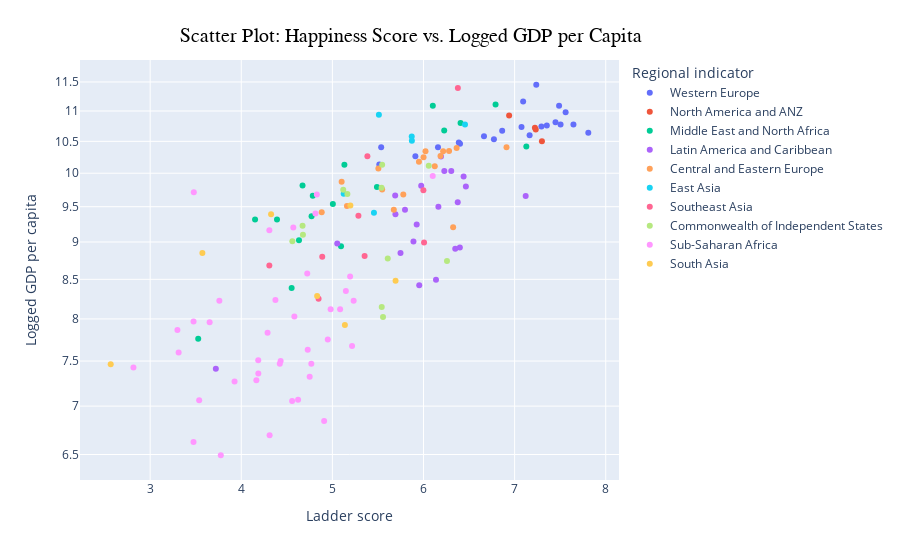

Source (notebook cell):
### Markdown cell above
We can see that Social Support have a very good coralation to the ledder score.

### Code cell
fig = px.scatter(df_cleaned, x='Ladder score', y='Logged GDP per capita', color='Regional indicator',
                 hover_name='Regional indicator', hover_data=['Ladder score', 'Healthy life expectancy'])
fig.update_layout(title='Scatter Plot: Happiness Score vs. Logged GDP per Capita',
                  title_font=dict(size=20, family="Arial", color="black"),
                  title_x=0.2,  # Center the title
                  title_y=0.95,  # Adjust the vertical position of the title
                  )
fig.update_yaxes(type='log')
fig.show()

### Figure 1 — Plotly figure (JSON) as saved in the notebook; plotly's stock layout.template omitted (floating-point values rounded to 4 significant figures)
{"data": [{"customdata": [[71.9], [72.4], [74.1], [73], [73.2], [72.3], [72.6], [73.0], [72.6], [72.3], [72.3], [72.2], [72.0], [72.2], [73.8], [74.4], [73.6], [73.7], [72.4], [73.7], [72.41]], "hovertemplate": "<b>%{hovertext}</b><br><br>Regional indicator=Western Europe<br>Ladder score=%{x}<br>Logged GDP per capita=%{y}<br>Healthy life expectancy=%{customdata[0]}<extra></extra>", "hovertext": ["Western Europe", "Western Europe", "Western Europe", "Western Europe", "Western Europe", "Western Europe", "Western Europe", "Western Europe", "Western Europe", "Western Europe", "Western Europe", "Western Europe", "Western Europe", "Western Europe", "Western Europe", "Western Europe", "Western Europe", "Western Europe", "Western Europe", "Western Europe", "Western Europe"], "legendgroup": "Western Europe", "marker": {"color": "#636efa", "symbol": "circle"}, "mode": "markers", "name": "Western Europe", "orientation": "v", "showlegend": true, "type": "scatter", "x": [7.809, 7.646, 7.56, 7.504, 7.488, 7.449, 7.353, 7.294, 7.238, 7.165, 7.094, 7.076, 6.864, 6.773, 6.664, 6.401, 6.387, 6.159, 5.911, 5.536, 5.515], "xaxis": "x", "y": [10.64, 10.77, 10.98, 10.77, 11.09, 10.81, 10.76, 10.74, 11.45, 10.6, 11.16, 10.73, 10.67, 10.53, 10.58, 10.46, 10.48, 10.41, 10.26, 10.41, 10.13], "yaxis": "y"}, {"customdata": [[73.2], [73.6], [73.6], [68.3]], "hovertemplate": "<b>%{hovertext}</b><br><br>Regional indicator=North America and ANZ<br>Ladder score=%{x}<br>Logged GDP per capita=%{y}<br>Healthy life expectancy=%{customdata[0]}<extra></extra>", "hovertext": ["North America and ANZ", "North America and ANZ", "North America and ANZ", "North America and ANZ"], "legendgroup": "North America and ANZ", "marker": {"color": "#EF553B", "symbol": "circle"}, "mode": "markers", "name": "North America and ANZ", "orientation": "v", "showlegend": true, "type": "scatter", "x": [7.3, 7.232, 7.223, 6.94], "xaxis": "x", "y": [10.5, 10.69, 10.72, 10.93], "yaxis": "y"}, {"customdata": [[73.2], [67.08], [66.31], [68.5], [66.77], [62.3], [66.9], [65.9], [65.91], [59.9], [67.11], [66.01], [66.8], [62.25], [66.9], [61.78], [56.73]], "hovertemplate": "<b>%{hovertext}</b><br><br>Regional indicator=Middle East and North Africa<br>Ladder score=%{x}<br>Logged GDP per capita=%{y}<br>Healthy life expectancy=%{customdata[0]}<extra></extra>", "hovertext": ["Middle East and North Africa", "Middle East and North Africa", "Middle East and North Africa", "Middle East and North Africa", "Middle East and North Africa", "Middle East and North Africa", "Middle East and North Africa", "Middle East and North Africa", "Middle East and North Africa", "Middle East and North Africa", "Middle East and North Africa", "Middle East and North Africa", "Middle East and North Africa", "Middle East and North Africa", "Middle East and North Africa", "Middle East and North Africa", "Middle East and North Africa"], "legendgroup": "Middle East and North Africa", "marker": {"color": "#00cc96", "symbol": "circle"}, "mode": "markers", "name": "Middle East and North Africa", "orientation": "v", "showlegend": true, "type": "scatter", "x": [7.129, 6.791, 6.406, 6.227, 6.102, 5.489, 5.132, 5.095, 5.005, 4.785, 4.772, 4.672, 4.633, 4.553, 4.392, 4.151, 3.527], "xaxis": "x", "y": [10.42, 11.11, 10.8, 10.68, 11.09, 9.79, 10.13, 8.94, 9.538, 9.661, 9.362, 9.814, 9.026, 8.389, 9.315, 9.317, 7.76], "yaxis": "y"}, {"customdata": [[71.3], [68.3], [69.0], [64.81], [66.48], [66.11], [69.6], [69.9], [63.5], [67.7], [67.51], [68.8], [67.2], [68.5], [67.1], [68.1], [63.6], [65.64], [65.81], [66.51], [55.6]], "hovertemplate": "<b>%{hovertext}</b><br><br>Regional indicator=Latin America and Caribbean<br>Ladder score=%{x}<br>Logged GDP per capita=%{y}<br>Healthy life expectancy=%{customdata[0]}<extra></extra>", "hovertext": ["Latin America and Caribbean", "Latin America and Caribbean", "Latin America and Caribbean", "Latin America and Caribbean", "Latin America and Caribbean", "Latin America and Caribbean", "Latin America and Caribbean", "Latin America and Caribbean", "Latin America and Caribbean", "Latin America and Caribbean", "Latin America and Caribbean", "Latin America and Caribbean", "Latin America and Caribbean", "Latin America and Caribbean", "Latin America and Caribbean", "Latin America and Caribbean", "Latin America and Caribbean", "Latin America and Caribbean", "Latin America and Caribbean", "Latin America and Caribbean", "Latin America and Caribbean"], "legendgroup": "Latin America and Caribbean", "marker": {"color": "#ab63fa", "symbol": "circle"}, "mode": "markers", "name": "Latin America and Caribbean", "orientation": "v", "showlegend": true, "type": "scatter", "x": [7.121, 6.465, 6.44, 6.399, 6.376, 6.348, 6.305, 6.228, 6.192, 6.163, 6.137, 5.975, 5.953, 5.925, 5.89, 5.797, 5.747, 5.692, 5.689, 5.053, 3.721], "xaxis": "x", "y": [9.658, 9.798, 9.948, 8.925, 9.566, 8.909, 10.03, 10.03, 10.26, 9.5, 8.493, 9.811, 8.425, 9.246, 9.006, 9.456, 8.851, 9.39, 9.665, 8.978, 7.411], "yaxis": "y"}, {"customdata": [[70.05], [71.1], [63.89], [68.91], [67.29], [69.31], [67.21], [68.6], [67.61], [66.81], [68.21], [67.81], [68.51], [70.21], [67.5], [66.8], [68.71]], "hovertemplate": "<b>%{hovertext}</b><br><br>Regional indicator=Central and Eastern Europe<br>Ladder score=%{x}<br>Logged GDP per capita=%{y}<br>Healthy life expectancy=%{customdata[0]}<extra></extra>", "hovertext": ["Central and Eastern Europe", "Central and Eastern Europe", "Central and Eastern Europe", "Central and Eastern Europe", "Central and Eastern Europe", "Central and Eastern Europe", "Central and Eastern Europe", "Central and Eastern Europe", "Central and Eastern Europe", "Central and Eastern Europe", "Central and Eastern Europe", "Central and Eastern Europe", "Central and Eastern Europe", "Central and Eastern Europe", "Central and Eastern Europe", "Central and Eastern Europe", "Central and Eastern Europe"], "legendgroup": "Central and Eastern Europe", "marker": {"color": "#FFA15A", "symbol": "circle"}, "mode": "markers", "name": "Central and Eastern Europe", "orientation": "v", "showlegend": true, "type": "scatter", "x": [6.911, 6.363, 6.325, 6.281, 6.215, 6.186, 6.124, 6.022, 6.0, 5.95, 5.778, 5.674, 5.546, 5.505, 5.16, 5.102, 4.883], "xaxis": "x", "y": [10.4, 10.39, 9.204, 10.35, 10.34, 10.27, 10.11, 10.34, 10.25, 10.18, 9.681, 9.456, 9.752, 10.07, 9.511, 9.869, 9.418], "yaxis": "y"}, {"customdata": [[69.6], [73.6], [75.0], [76.77], [62.3], [69.29]], "hovertemplate": "<b>%{hovertext}</b><br><br>Regional indicator=East Asia<br>Ladder score=%{x}<br>Logged GDP per capita=%{y}<br>Healthy life expectancy=%{customdata[0]}<extra></extra>", "hovertext": ["East Asia", "East Asia", "East Asia", "East Asia", "East Asia", "East Asia"], "legendgroup": "East Asia", "marker": {"color": "#19d3f3", "symbol": "circle"}, "mode": "markers", "name": "East Asia", "orientation": "v", "showlegend": true, "type": "scatter", "x": [6.455, 5.872, 5.871, 5.51, 5.456, 5.124], "xaxis": "x", "y": [10.78, 10.51, 10.58, 10.93, 9.412, 9.689], "yaxis": "y"}, {"customdata": [[76.8], [61.93], [67.25], [67.1], [67.95], [62.16], [58.71], [61.53], [58.96]], "hovertemplate": "<b>%{hovertext}</b><br><br>Regional indicator=Southeast Asia<br>Ladder score=%{x}<br>Logged GDP per capita=%{y}<br>Healthy life expectancy=%{customdata[0]}<extra></extra>", "hovertext": ["Southeast Asia", "Southeast Asia", "Southeast Asia", "Southeast Asia", "Southeast Asia", "Southeast Asia", "Southeast Asia", "Southeast Asia", "Southeast Asia"], "legendgroup": "Southeast Asia", "marker": {"color": "#FF6692", "symbol": "circle"}, "mode": "markers", "name": "Southeast Asia", "orientation": "v", "showlegend": true, "type": "scatter", "x": [6.377, 6.006, 5.999, 5.384, 5.353, 5.286, 4.889, 4.848, 4.308], "xaxis": "x", "y": [11.4, 8.994, 9.742, 10.26, 8.81, 9.37, 8.799, 8.25, 8.68], "yaxis": "y"}, {"customdata": [[65.11], [64.61], [65.01], [64.1], [64.1], [64.11], [66.1], [65.51], [62.21], [66.75], [64.5], [64.61]], "hovertemplate": "<b>%{hovertext}</b><br><br>Regional indicator=Commonwealth of Independent States<br>Ladder score=%{x}<br>Logged GDP per capita=%{y}<br>Healthy life expectancy=%{customdata[0]}<extra></extra>", "hovertext": ["Commonwealth of Independent States", "Commonwealth of Independent States", "Commonwealth of Independent States", "Commonwealth of Independent States", "Commonwealth of Independent States", "Commonwealth of Independent States", "Commonwealth of Independent States", "Commonwealth of Independent States", "Commonwealth of Independent States", "Commonwealth of Independent States", "Commonwealth of Independent States", "Commonwealth of Independent States"], "legendgroup": "Commonwealth of Independent States", "marker": {"color": "#B6E880", "symbol": "circle"}, "mode": "markers", "name": "Commonwealth of Independent States", "orientation": "v", "showlegend": true, "type": "scatter", "x": [6.258, 6.058, 5.608, 5.556, 5.546, 5.542, 5.54, 5.165, 5.119, 4.677, 4.673, 4.561], "xaxis": "x", "y": [8.74, 10.11, 8.777, 8.025, 10.13, 8.148, 9.78, 9.688, 9.748, 9.1, 9.226, 9.011], "yaxis": "y"}, {"customdata": [[66.4], [49.5], [54.31], [57.92], [57.2], [52.7], [59.6], [54.47], [53.5], [59.72], [56.51], [53.89], [55.01], [51.73], [49.86], [54.21], [60.1], [56.5], [56.1], [55.71], [48.22], [57.01], [52.9], [51.19], [57.35], [54.72], [58.64], [59.11], [50.87], [53.4], [55.3], [48.0], [57.59], [58.92], [57.5], [45.2], [61.1], [55.62], [51]], "hovertemplate": "<b>%{hovertext}</b><br><br>Regional indicator=Sub-Saharan Africa<br>Ladder score=%{x}<br>Logged GDP per capita=%{y}<br>Healthy life expectancy=%{customdata[0]}<extra></extra>", "hovertext": ["Sub-Saharan Africa", "Sub-Saharan Africa", "Sub-Saharan Africa", "Sub-Saharan Africa", "Sub-Saharan Africa", "Sub-Saharan Africa", "Sub-Saharan Africa", "Sub-Saharan Africa", "Sub-Saharan Africa", "Sub-Saharan Africa", "Sub-Saharan Africa", "Sub-Saharan Africa", "Sub-Saharan Africa", "Sub-Saharan Africa", "Sub-Saharan Africa", "Sub-Saharan Africa", "Sub-Saharan Africa", "Sub-Saharan Africa", "Sub-Saharan Africa", "Sub-Saharan Africa", "Sub-Saharan Africa", "Sub-Saharan Africa", "Sub-Saharan Africa", "Sub-Saharan Africa", "Sub-Saharan Africa", "Sub-Saharan Africa", "Sub-Saharan Africa", "Sub-Saharan Africa", "Sub-Saharan Africa", "Sub-Saharan Africa", "Sub-Saharan Africa", "Sub-Saharan Africa", "Sub-Saharan Africa", "Sub-Saharan Africa", "Sub-Saharan Africa", "Sub-Saharan Africa", "Sub-Saharan Africa", "Sub-Saharan Africa", "Sub-Saharan Africa"], "legendgroup": "Sub-Saharan Africa", "marker": {"color": "#FF97FF", "symbol": "circle"}, "mode": "markers", "name": "Sub-Saharan Africa", "orientation": "v", "showlegend": true, "type": "scatter", "x": [6.101, 5.233, 5.216, 5.194, 5.148, 5.085, 4.981, 4.949, 4.91, 4.829, 4.814, 4.769, 4.751, 4.729, 4.724, 4.624, 4.583, 4.571, 4.558, 4.432, 4.423, 4.375, 4.311, 4.308, 4.289, 4.187, 4.186, 4.166, 3.926, 3.775, 3.759, 3.653, 3.538, 3.479, 3.476, 3.476, 3.312, 3.299, 2.817], "xaxis": "x", "y": [9.957, 8.226, 7.674, 8.537, 8.351, 8.119, 8.119, 7.751, 6.842, 9.681, 9.403, 7.469, 7.322, 7.63, 8.577, 7.069, 8.03, 9.203, 7.054, 7.5, 7.468, 8.234, 6.694, 9.163, 7.834, 7.358, 7.509, 7.282, 7.269, 6.493, 8.225, 7.96, 7.062, 9.711, 7.968, 6.625, 7.6, 7.866, 7.425], "yaxis": "y"}, {"customdata": [[58.25], [70.6], [63.78], [64.5], [67.2], [60.22], [52.59]], "hovertemplate": "<b>%{hovertext}</b><br><br>Regional indicator=South Asia<br>Ladder score=%{x}<br>Logged GDP per capita=%{y}<br>Healthy life expectancy=%{customdata[0]}<extra></extra>", "hovertext": ["South Asia", "South Asia", "South Asia", "South Asia", "South Asia", "South Asia", "South Asia"], "legendgroup": "South Asia", "marker": {"color": "#FECB52", "symbol": "circle"}, "mode": "markers", "name": "South Asia", "orientation": "v", "showlegend": true, "type": "scatter", "x": [5.693, 5.198, 5.137, 4.833, 4.327, 3.573, 2.567], "xaxis": "x", "y": [8.483, 9.519, 7.925, 8.287, 9.39, 8.85, 7.463], "yaxis": "y"}], "layout": {"autosize": true, "legend": {"title": {"text": "Regional indicator"}, "tracegroupgap": 0}, "margin": {"t": 60}, "title": {"font": {"color": "black", "family": "Arial", "size": 20}, "text": "Scatter Plot: Happiness Score vs. Logged GDP per Capita", "x": 0.2, "y": 0.95}, "xaxis": {"anchor": "y", "autorange": true, "domain": [0, 1], "range": [2.232, 8.143], "title": {"text": "Ladder score"}, "type": "linear"}, "yaxis": {"anchor": "x", "autorange": true, "domain": [0, 1], "range": [0.7933, 1.078], "title": {"text": "Logged GDP per capita"}, "type": "log"}}}
